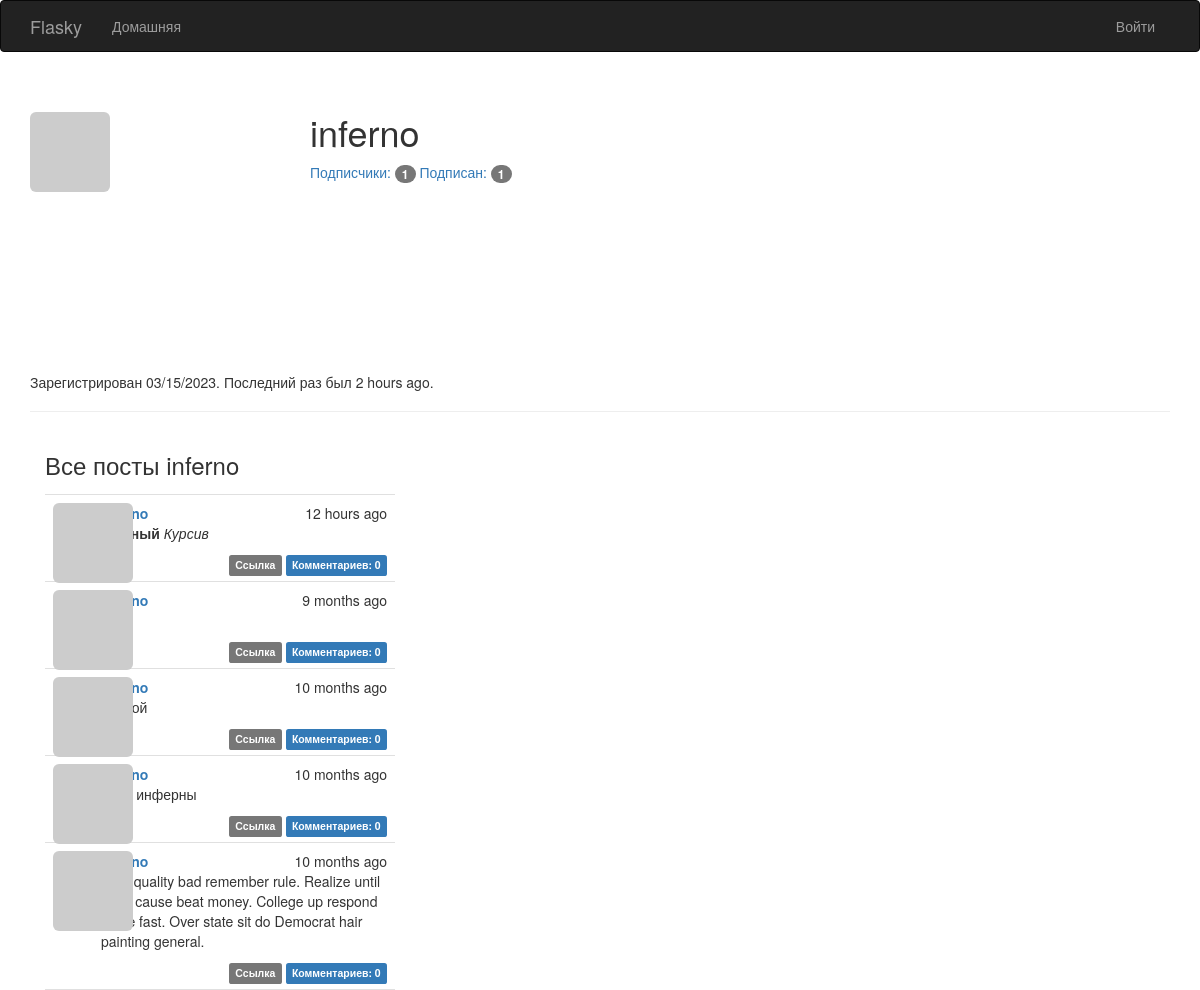
Screenshot of /user/inferno with the database file from the repository.
### app/models.py (models this page shows, shortened)
class User(UserMixin, db.Model):
    __tablename__ = 'users'
    id = db.Column(db.Integer, primary_key=True)
    email = db.Column(db.String(64), unique=True, index=True)
    username = db.Column(db.String(64), unique=True, index=True)
    password_hash = db.Column(db.String(128))
    role_id = db.Column(db.Integer, db.ForeignKey('roles.id'))
    confirmed = db.Column(db.Boolean, default=False)
    name = db.Column(db.String(64))
    location = db.Column(db.String(64))
    about_me = db.Column(db.Text())
    member_since = db.Column(db.DateTime(), default=datetime.utcnow)
    last_seen = db.Column(db.DateTime(), default=datetime.utcnow)
    avatar_hash = db.Column(db.String(32))
    posts = db.relationship('Post', backref='author', lazy='dynamic')
    comments = db.relationship('Comment', backref='author', lazy='dynamic')
    followed = db.relationship('Follow',
                               foreign_keys=[Follow.follower_id],
                               backref=db.backref('follower', lazy='joined'),
                               lazy='dynamic',
                               cascade='all, delete-orphan')
    followers = db.relationship('Follow',
                                foreign_keys=[Follow.followed_id],
                                backref=db.backref('followed', lazy='joined'),
                                lazy='dynamic',
                                cascade='all, delete-orphan')
    @property
    def password(self):
        raise AttributeError('password is not a readable attribute')
    def gravatar(self, size=100, default='identicon', rating='g'):
        if request.is_secure:
            url = 'https://secure.gravatar.com/avatar'
        else:
            url = 'http://secure.gravatar.com/avatar'
        hash = hashlib.md5(self.email.lower().encode('utf-8')).hexdigest()
        return f'{url}/{hash}?s={size}&d={default}&r={rating}'

class Post(db.Model):
    __tablename__ = 'posts'
    id = db.Column(db.Integer, primary_key=True)
    body = db.Column(db.Text)
    body_html = db.Column(db.Text)
    timestamp = db.Column(db.DateTime, index=True, default=datetime.utcnow)
    author_id = db.Column(db.Integer, db.ForeignKey('users.id'))
    comments = db.relationship('Comment', backref='post', lazy='dynamic')

### app/main/views.py (the view)
@main.route('/user/<username>')
def user(username):
    user = User.query.filter_by(username=username).first_or_404()
    posts = user.posts.order_by(Post.timestamp.desc()).all()
    return render_template('user.html', user=user, posts=posts)

### app/auth/views.py (called while the page is built)
@auth.before_app_request
def before_request():
    if current_user.is_authenticated:
        current_user.ping()
        if not current_user.confirmed \
                and request.blueprint != 'auth' \
                and request.endpoint != 'static':
            return redirect(url_for('auth.unconfirmed'))

### app/main/__init__.py (called while the page is built)
@main.app_context_processor
def inject_permissions():
    return dict(Permission=Permission)

### app/main/views.py (called while the page is built)
@main.after_app_request
def after_request(response):
    for query in get_debug_queries():
        if query.duration >= current_app.config['FLASKY_SLOW_DB_QUERY_TIME']:
            current_app.logger.warning(
                'Slow query: %s\nParameters: %s\nDuration: %fs\nContext: %s\n' %
                (query.statement, query.parameters, query.duration, query.context))
    return response

### app/models.py (called while the page is built)
    def can(self, permissions):
        return False

    def is_administrator(self):
        return False

### app/templates/user.html (shortened to what this page needs)
{% extends "base.html" %}
{% import "bootstrap/wtf.html" as wtf %}
{% block page_content %}
    <div class="page-header">
        <img class="img-rounded profile-thumbnail" src="{{ user.gravatar(size=256) }}">
        <div class="profile-header">
            <h1>{{ user.username }}</h1>
        <a href="{{ url_for('.followers', username=user.username) }}">
            Подписчики: <span class="badge">{{ user.followers.count() - 1 }}</span></a>
        <a href="{{ url_for('.followed_by', username=user.username) }}">
            Подписан: <span class="badge">{{ user.followed.count() - 1 }}</span></a>
            </div>
        <p>
            Зарегистрирован {{ moment(user.member_since).format('L') }}.
            Последний раз был {{ moment(user.last_seen).fromNow() }}.
        </p>
    </div>
    <div class="col-md-4">
        <h3>Все посты {{user.username}} </h3>
        {% include '_posts.html' %}
    </div>
{% endblock %}

### app/templates/_posts.html (shortened to what this page needs)
<ul class="posts">
    {% for post in posts %}
    <li class="post">
        <div class="profile-thumbnail">
            <a href="{{ url_for('.user', username=post.author.username) }}">
                <img class="img-rounded profile-thumbnail" src="{{ post.author.gravatar(size=40) }}">
            </a>
        </div>
        <div class="post-date">{{ moment(post.timestamp).fromNow() }}</div>
        <div class="post-author">
            <a href="{{ url_for('.user', username=post.author.username) }}">
            </a>
        </div>
       <div class="post-content">
        <div class="post-body">
            {% if post.body_html %}
                {{ post.body_html | safe }}
            {% else %}
                {{ post.body }}
        {% endif %}
        </div>
        <div class="post-footer">
            <a href="{{ url_for('.post', id=post.id) }}">
                <span class="label label-default">Ссылка</span></a>
            <a href="{{ url_for('.post', id=post.id) }}#comments">
                <span class="label label-primary">
                Комментариев: {{ post.comments.count() }}
                </span></a>
        </div>
</div>
    </li>
    {% endfor %}
</ul>

### app/static/styles.css (style rules this page uses)
.profile-thumbnail { position: absolute; }
.profile-header { min-height: 260px; margin-left: 280px; }
ul.posts { list-style-type: none; padding: 0px; margin: 16px 0px 0px 0px; border-top: 1px solid #e0e0e0; }
ul.posts li.post { padding: 8px; border-bottom: 1px solid #e0e0e0; }
div.post-date { float: right; }
div.post-author { font-weight: bold; margin-left: 48px; }
div.post-content { margin-left: 48px; min-height: 48px; }
div.post-footer { text-align: right; }

### rows the page displays
User: username "inferno", member_since "03/15/2023", last_seen "2 hours ago"
Post: timestamp "12 hours ago", body_html "Курсив", comments.count "0"
Post: timestamp "9 months ago", comments.count "0"
Post: timestamp "10 months ago", comments.count "0"
Post: timestamp "10 months ago", body_html "Пост инферны", comments.count "0"
Post: timestamp "10 months ago", body_html "High quality bad remember rule. Realize until push cause beat money. College up respond same fast. Over state sit do Democrat hair painting general.", comments.count "0"

### other values shown
{{ user.followers.count() - 1 }} "1"
{{ user.followed.count() - 1 }} "1"
